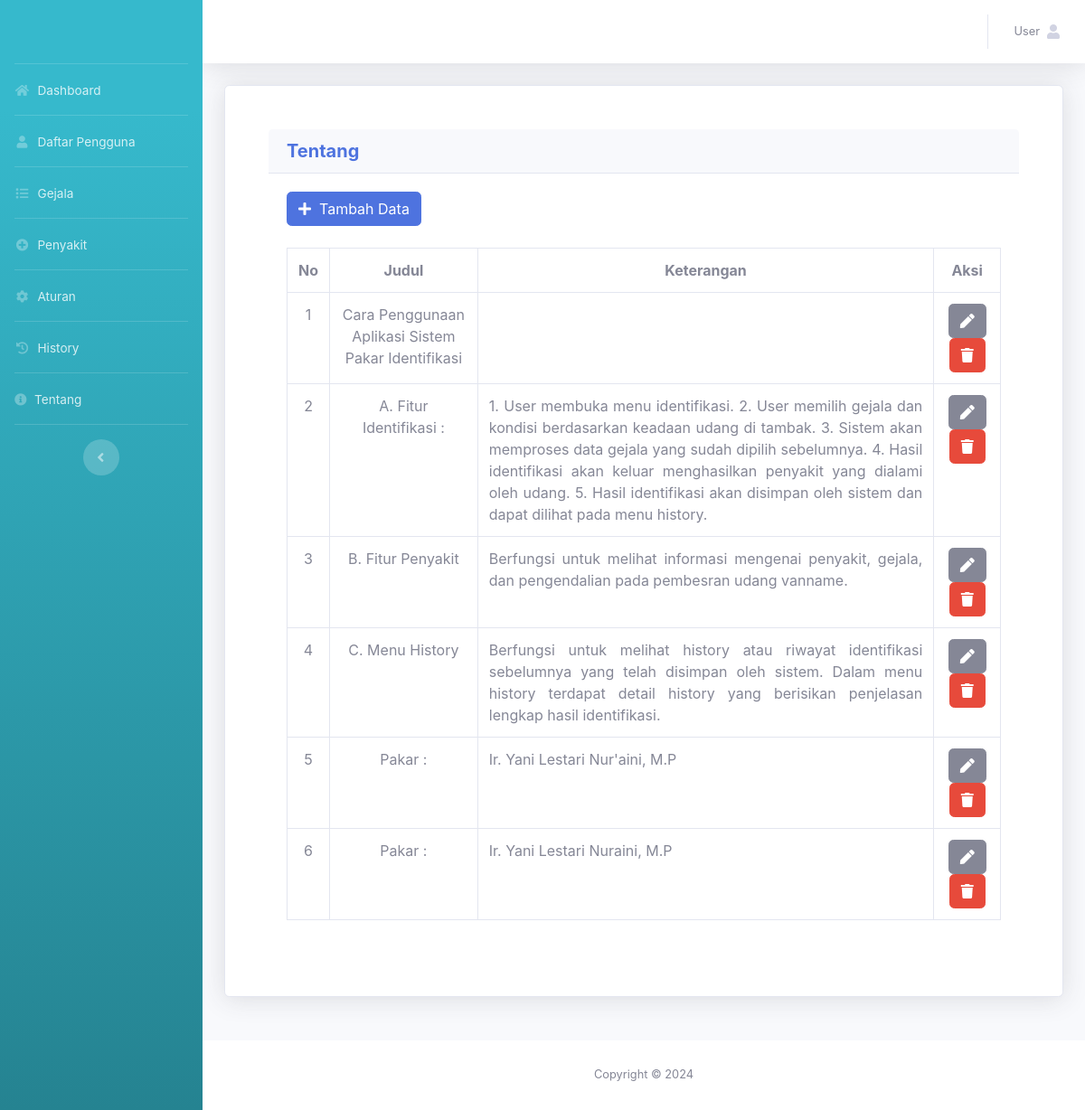
The page /admin/tentang.php (signed in) on the database its author committed.
### tables this page shows
CREATE TABLE `tb_akun` (
  `id_akun` int(11) NOT NULL,
  `nama_lengkap` varchar(50) NOT NULL,
  `username` varchar(50) NOT NULL,
  `password` varchar(50) NOT NULL,
  `level` varchar(30) NOT NULL
);

CREATE TABLE `tb_tentang` (
  `id_tentang` int(11) NOT NULL,
  `judul` varchar(50) NOT NULL,
  `keterangan` text NOT NULL
);

### admin/tentang.php (the view, shortened to what this page needs)
<?php
include '../assets/conn/config.php';
include 'header.php';
?>
<div class="container">
	<div class="card shadow p-5 mb-5">
		<div class = "card-header">
            <h5 class= "m-0 font-weight-bold text-primary">Tentang</h5>
        </div>
        <div class="card-body">
            <a href="tambah_tentang.php" class="btn btn-primary"><span class="fa fa-plus">
                </span>&nbsp; Tambah Data</a>
                <br>
                <br>
                <div class="table-responsive">
                    <table class="table table-bordered">
                        <tr>
                            <th class="text-center">No</th>
                            <th class="text-center">Judul</th>
                            <th class="text-center">Keterangan</th>
                            <th class="text-center">Aksi</th>
                        </tr>
                        <?php
                        $tentang =mysqli_query($conn,"SELECT * FROM tb_tentang ORDER BY id_tentang");
                        $no=1;
                        while($a=mysqli_fetch_array($tentang)){?>
                        <tr>
                            <td class="text-center"><?= $no++ ?></td>
                            <td class="text-center"><?= $a['judul']?></td>
                            <td class="text-justify"><?= $a['keterangan'] ?></td>
                            <td class="text-center">
                                <a href="edit_tentang.php?id_tentang=<?= $a['id_tentang'] ?>"
                                class="btn btn-secondary"><span class="fa fa-pen"></span></a>
                                <a href="tentang.php?id_tentang=<?= $a['id_tentang'] ?>&aksi=hapus" class="btn btn-danger" onclick="return confirm('Apakah Anda yakin ingin menghapus data ini?');"><span class="fa fa-trash"></span></a>
                            </td>
                        </tr>
                        <?php }?>
                    </table>
                </div>
        </div>
    </div>
</div>
<?php
include 'footer.php';
?>

### admin/header.php (shortened to what this page needs)
<?php
include '../assets/conn/config.php';
?>
<!DOCTYPE html>
<html lang="en">
<head>
  <link href="../assets/vendor/fontawesome-free/css/all.min.css" rel="stylesheet" type="text/css">
  <link href="../assets/css/sb-admin-2.min.css" rel="stylesheet">
  <link href="../assets/vendor/datatables/dataTables.bootstrap4.min.css" rel="stylesheet">
</head>
<body id="page-top">
 <div id="wrapper">
  <ul class="navbar-nav bg-gradient-info sidebar sidebar-dark accordion" id="accordionSidebar">
    <a class="sidebar-brand d-flex align-items-center justify-content-center" href="index">
    </a>
    <hr class="sidebar-divider my-0">
    <li class="nav-item">
      <a class="nav-link" href="index.php">
        <i class="fas fa-fw fa-home"></i>
        <span>Dashboard</span></a>
      </li>
      <hr class="sidebar-divider my-0">
      <li class="nav-item">
        <a class="nav-link" href="daftar_pengguna.php">
          <i class="fas fa-fw fa-user"></i>
          <span>Daftar Pengguna</span></a>
      </li>
      <hr class="sidebar-divider my-0">
      <li class="nav-item">
        <a class="nav-link" href="gejala.php">
          <i class="fas fa-fw fa-list"></i>
          <span>Gejala</span></a>
      </li>
      <hr class="sidebar-divider my-0">
      <li class="nav-item">
        <a class="nav-link" href="penyakit.php">
          <i class="fas fa-fw fa-plus-circle"></i>
          <span>Penyakit</span></a>
      </li>
      <hr class="sidebar-divider my-0">
      <li class="nav-item">
        <a class="nav-link" href="aturan.php">
          <i class="fas fa-fw fa-cog"></i>
          <span>Aturan</span></a>
      </li>
      <hr class="sidebar-divider my-0">
      <li class="nav-item">
        <a class="nav-link" href="history.php">
          <i class="fas fa-fw fa-history"></i>
          <span>History</span></a>
      </li>
      <hr class="sidebar-divider my-0">
      <li class="nav-item">
        <a class="nav-link" href="tentang.php">
          <i class="fas fa-info-circle"></i>
          <span>Tentang</span></a>
      </li>
      <hr class="sidebar-divider d-none d-md-block">
      <div class="text-center d-none d-md-inline">
        <button class="rounded-circle border-0" id="sidebarToggle"></button>
      </div>
    </ul>
    <div id="content-wrapper" class="d-flex flex-column">
      <div id="content">
        <nav class="navbar navbar-expand navbar-light bg-white topbar mb-4 static-top shadow">
          <ul class="navbar-nav ml-auto">
            <li class="nav-item dropdown no-arrow">
              <a class="nav-link dropdown-toggle" href="#" id="userDropdown" role="button"
              data-toggle="dropdown" aria-haspopup="true" aria-expanded="false">
              <?php
              $username=$_SESSION['username'];
              $det=mysqli_query($conn,"select * from tb_akun where username='$username'");
              while($d=mysqli_fetch_array($det)){
                ?>
                <span class="mr-2 d-none d-lg-inline text-gray-600 small"><?php echo $d['nama_lengkap'] ?></span>
                <?php
              }
              ?>
              <span class="fa fa-user"><span>
              </a>
          </li>
        </ul>
      </nav>
    </div>
</body>
</html>

### rows shown on the page
tb_akun: nama_lengkap "User"
tb_tentang: judul "Cara Penggunaan Aplikasi Sistem Pakar Identifikasi"
tb_tentang: judul "A. Fitur Identifikasi :", keterangan "1. User membuka menu identifikasi. 2. User memilih gejala dan kondisi berdasarkan keadaan udang di tambak. 3. Sistem akan memproses data gejala yang sudah dipilih sebelumnya. 4. Hasil identifikasi akan keluar menghasilkan penyakit yang dialami oleh udang. 5. Hasil identifikasi akan disimpan oleh sistem dan dapat dilihat pada menu history."
tb_tentang: judul "B. Fitur Penyakit", keterangan "Berfungsi untuk melihat informasi mengenai penyakit, gejala, dan pengendalian pada pembesran udang vanname."
tb_tentang: judul "C. Menu History", keterangan "Berfungsi untuk melihat history atau riwayat identifikasi sebelumnya yang telah disimpan oleh sistem. Dalam menu history terdapat detail history yang berisikan penjelasan lengkap hasil identifikasi."
tb_tentang: judul "Pakar :", keterangan "Ir. Yani Lestari Nur'aini, M.P"
tb_tentang: judul "Pakar :", keterangan "Ir. Yani Lestari Nuraini, M.P"
